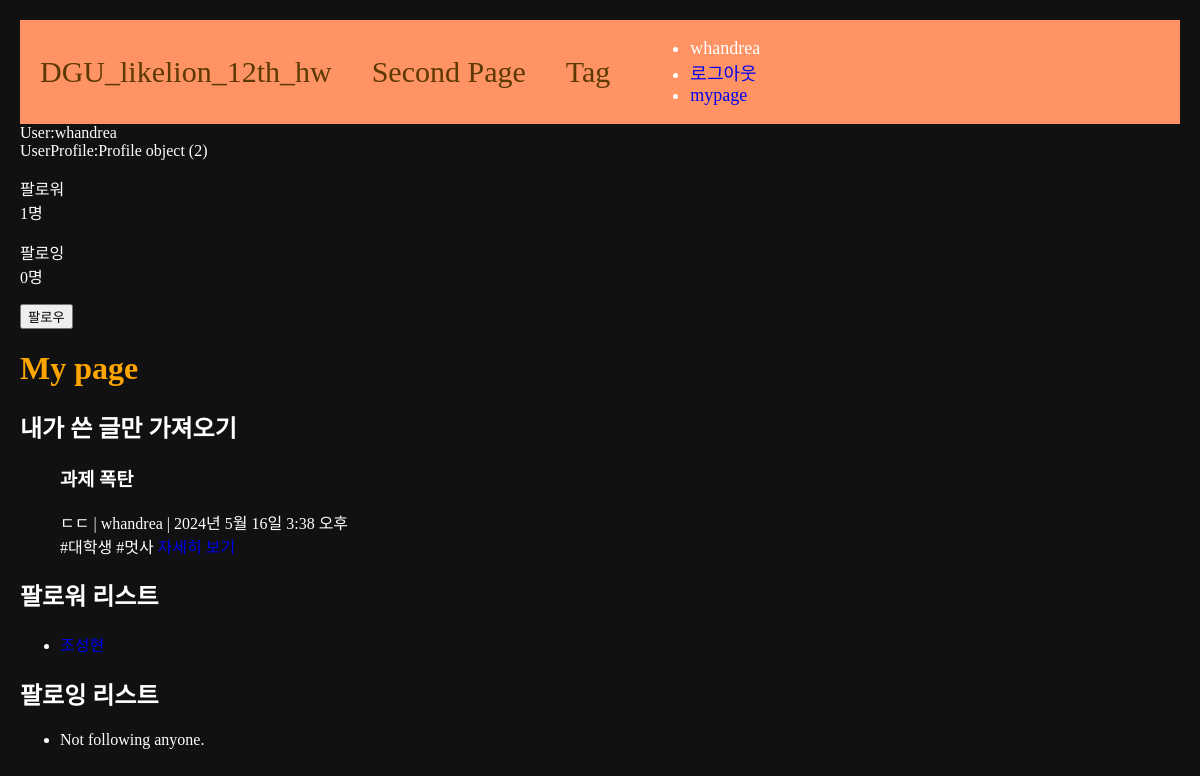
Page /users/mypage/2 on the earlier database version.
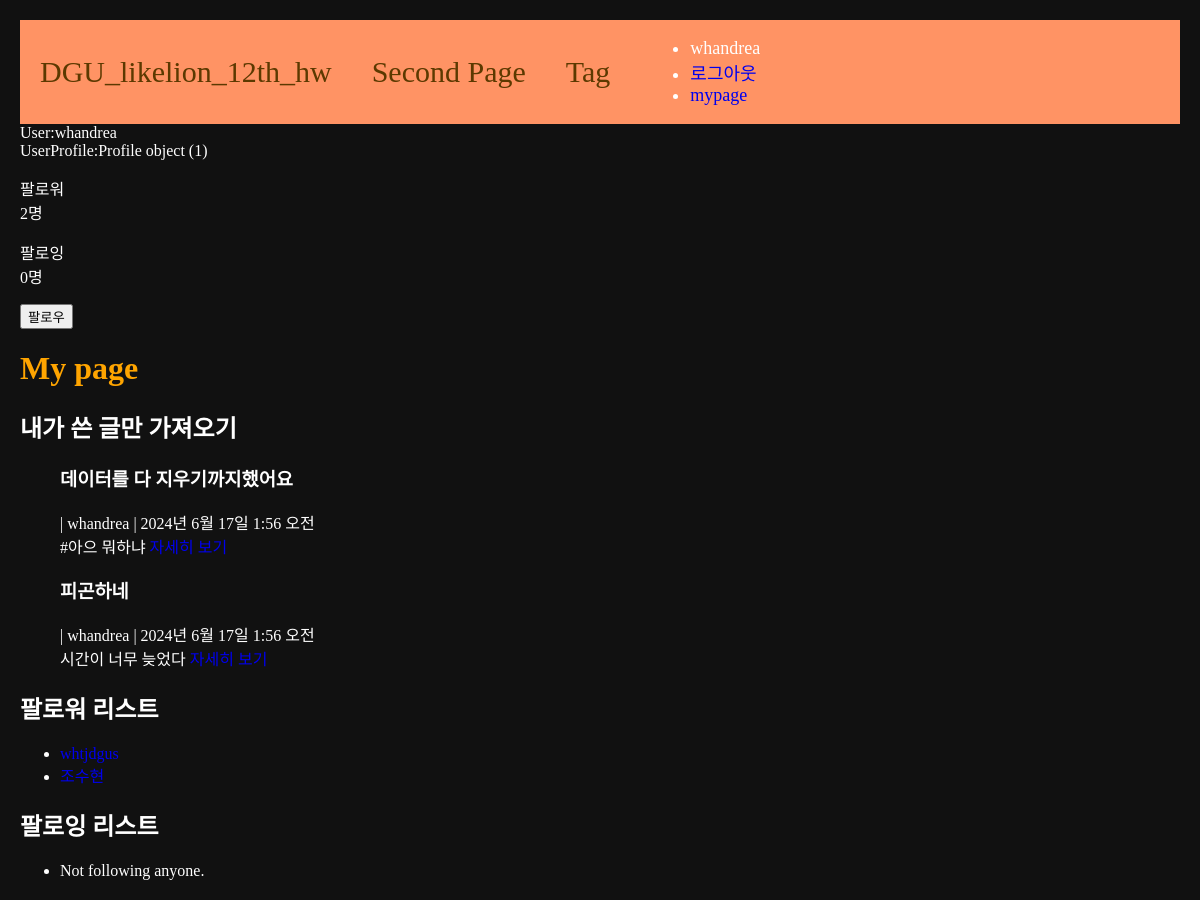
Same page on the later database version.
### accounts/models.py (models this page shows)
class Profile(models.Model):
    user=models.OneToOneField(User, on_delete=models.CASCADE)
    nickname=models.TextField(max_length=10)
    department=models.TextField(null=True, max_length=30)
    gender=models.TextField(null=True,max_length=10)
    followings =models.ManyToManyField("self", related_name="followers", symmetrical=False)

### main/models.py (models this page shows, shortened)
class Post(models.Model):
    title= models.CharField(max_length=50)
    stitle= models.CharField(max_length=10)
    writer= models.ForeignKey(User, null=False,blank=False,on_delete=models.CASCADE)
    body= models.TextField()
    pub_date= models.DateTimeField()
    image= models.ImageField(upload_to="blog/", blank=True, null=True)
    tags= models.ManyToManyField(Tag, related_name='blogs',blank=True)
    like = models.ManyToManyField(User,related_name='likes', blank=True)
    like_count=models.PositiveIntegerField(default=0)
    def summary(self):
        return self.body[:20]

### users/views.py (the view)
# urls.py: path('mypage/<int:id>',mypage, name="mypage"),
def mypage(request, id):
    user=get_object_or_404(User, pk=id)
    my_blogs=Post.objects.filter(writer=user)
    following_list = user.profile.followings.all()
    follower_list = user.profile.followers.all()
    context ={
        'user':user,
        'my_blogs':my_blogs,
        'following_list': following_list,  # 팔로잉 리스트
        'follower_list': follower_list,    # 팔로워 리스트
    }
    return render(request, 'users/mypage.html', context)

### users/templates/users/mypage.html
{% extends 'base.html' %}
{% load static %}
{% block content %}
User:{{user}}<br>
UserProfile:{{user.profile}}<br>
<p>팔로워<br>{{ user.profile.followers.count }}명</p>
<p>팔로잉<br>{{ user.profile.followings.count }}명</p>
{% if request.user != user %}
    {% if request.user.profile in user.profile.followers.all %}
        <a href="{% url 'users:follow' user.id %}">
        <button type="button" class="btn-outline-info">언팔로우</button>
        </a>
    {% else %}
        <a href="{% url 'users:follow' user.id %}">
            <button type="button" class="btn btn-info">팔로우</button>
            </a>
            {% endif %}
    {% endif %}
<h1>My page</h1>
<h2>내가 쓴 글만 가져오기</h2>
{% if my_blogs %}
  <ul>
    {% for blog in my_blogs %}
    <h3>{{blog.title}}</h3>
    {{blog.stitle}} | {{blog.writer}} | {{blog.pub_date}}<br>
    {{blog.summary}}
        <a href="{% url 'main:detail' blog.id %}">자세히 보기</a>
    {% endfor %}
  </ul>
{% else %}
  <p>No blogs found.</p>
{% endif %}
<h2>팔로워 리스트</h2>
<ul>
  {% for follower_user in user.profile.followers.all %}
    <li><a href="{% url 'users:mypage' follower_user.user.id %}">{{ follower_user.user.username }}</a></li>
  {% empty %}
    <li>No followers yet.</li>
  {% endfor %}
</ul>
<h2>팔로잉 리스트</h2>
<ul>
  {% for following_user in user.profile.followings.all %}
    <li><a href="{% url 'users:mypage' following_user.user.id %}">{{ following_user.user.username }}</a></li>
  {% empty %}
    <li>Not following anyone.</li>
  {% endfor %}
</ul>
{% endblock %}

### project/templates/shared/_navbar.html (shortened to what this page needs)
<nav class="navbar-container">
    <a class="navbar-link" href="{% url 'main:mainpage' %}">DGU_likelion_12th_hw</a>
    <a class="navbar-link" href="{% url 'main:secondpage' %}">Second Page</a>
    <a class="navbar-link" href="{% url 'main:tag-list' %}">Tag</a>
  <div class="nav-right">
    {% if user.is_authenticated %}
    <ul class="nav-link-accouts">
      <li class="nav-link-user">{{user.username}}</li>
      <li><a href="{% url 'accounts:logout' %}">로그아웃</a></li>
      <li><a href="{% url 'users:mypage' user.id %}">mypage</a></li>
    </ul>
    {% else %}
    <ul class="nav-link-account">
      <li><a href="{% url 'accounts:login' %}">로그인</a></li>
      <li><a href="{% url 'accounts:signup' %}">signup</a></li>
    </ul>
    {% endif %}
    </div>
</nav>

Differences in the rows shown:
no longer on this page (row edited): Post: title "과제 폭탄", stitle "ㄷㄷ", writer "whandrea", pub_date "2024년 5월 16일 3:38 오후", summary "#대학생 #멋사"
now on this page (row edited): Post: title "데이터를 다 지우기까지했어요", writer "whandrea", pub_date "2024년 6월 17일 1:56 오전", summary "#아으 뭐하냐"
now on this page (row edited): Post: title "피곤하네", writer "whandrea", pub_date "2024년 6월 17일 1:56 오전", summary "시간이 너무 늦었다"
Other differences:
{{ user.profile }}: "Profile object (2)" → "Profile object (1)"
{{ user.profile.followers.count }}: "1" → "2"
